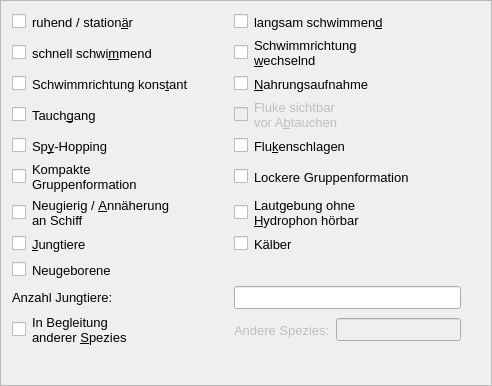
             <widget class="QFrame" name="frame_8">
              <property name="font">
               <font>
                <family>Verdana</family>
                <pointsize>10</pointsize>
               </font>
              </property>
              <property name="frameShape">
               <enum>QFrame::StyledPanel</enum>
              </property>
              <property name="frameShadow">
               <enum>QFrame::Raised</enum>
              </property>
              <layout class="QVBoxLayout" name="verticalLayout_14">
               <property name="rightMargin">
                <number>30</number>
               </property>
               <property name="bottomMargin">
                <number>0</number>
               </property>
               <item>
                <layout class="QGridLayout" name="gridLayout_9">
                 <item row="1" column="0">
                  <layout class="QHBoxLayout" name="horizontalLayout_24">
                   <item>
                    <widget class="QCheckBox" name="checkBoxFastSwim">
                     <property name="text">
                      <string/>
                     </property>
                    </widget>
                   </item>
                   <item>
                    <widget class="QLabel" name="labelFastSwim">
                     <property name="font">
                      <font>
                       <family>Arial</family>
                      </font>
                     </property>
                     <property name="text">
                      <string>schnell schwi&amp;mmend</string>
                     </property>
                     <property name="wordWrap">
                      <bool>true</bool>
                     </property>
                     <property name="buddy">
                      <cstring>checkBoxFastSwim</cstring>
                     </property>
                    </widget>
                   </item>
                   <item>
                    <spacer name="horizontalSpacer_50">
                     <property name="orientation">
                      <enum>Qt::Horizontal</enum>
                     </property>
                     <property name="sizeHint" stdset="0">
                      <size>
                       <width>40</width>
                       <height>20</height>
                      </size>
                     </property>
                    </spacer>
                   </item>
                  </layout>
                 </item>
                 <item row="1" column="1">
                  <layout class="QHBoxLayout" name="horizontalLayout_22">
                   <item>
                    <widget class="QCheckBox" name="checkBoxNotConstantSwim">
                     <property name="enabled">
                      <bool>true</bool>
                     </property>
                     <property name="text">
                      <string/>
                     </property>
                    </widget>
                   </item>
                   <item>
                    <widget class="QLabel" name="labelNotConstantSwim">
                     <property name="enabled">
                      <bool>true</bool>
                     </property>
                     <property name="font">
                      <font>
                       <family>Arial</family>
                      </font>
                     </property>
                     <property name="text">
                      <string>Schwimmrichtung &amp;wechselnd</string>
                     </property>
                     <property name="wordWrap">
                      <bool>true</bool>
                     </property>
                     <property name="buddy">
                      <cstring>checkBoxNotConstantSwim</cstring>
                     </property>
                    </widget>
                   </item>
                   <item>
                    <spacer name="horizontalSpacer">
                     <property name="orientation">
                      <enum>Qt::Horizontal</enum>
                     </property>
                     <property name="sizeHint" stdset="0">
                      <size>
                       <width>40</width>
                       <height>20</height>
                      </size>
                     </property>
                    </spacer>
                   </item>
                  </layout>
                 </item>
                 <item row="0" column="0">
                  <layout class="QHBoxLayout" name="horizontalLayout_37">
                   <item>
                    <widget class="QCheckBox" name="checkBoxLazy">
                     <property name="text">
                      <string/>
                     </property>
                    </widget>
                   </item>
                   <item>
                    <widget class="QLabel" name="labelLazy">
                     <property name="font">
                      <font>
                       <family>Arial</family>
                      </font>
                     </property>
                     <property name="text">
                      <string>ruhend / station&amp;är</string>
                     </property>
                     <property name="wordWrap">
                      <bool>true</bool>
                     </property>
                     <property name="buddy">
                      <cstring>checkBoxLazy</cstring>
                     </property>
                    </widget>
                   </item>
                   <item>
                    <spacer name="horizontalSpacer_51">
                     <property name="orientation">
                      <enum>Qt::Horizontal</enum>
                     </property>
                     <property name="sizeHint" stdset="0">
                      <size>
                       <width>40</width>
                       <height>20</height>
                      </size>
                     </property>
                    </spacer>
                   </item>
                  </layout>
                 </item>
                 <item row="6" column="0">
                  <layout class="QHBoxLayout" name="horizontalLayout_38">
                   <item>
                    <widget class="QCheckBox" name="checkBoxCurious">
                     <property name="text">
                      <string/>
                     </property>
                    </widget>
                   </item>
                   <item>
                    <widget class="QLabel" name="labelCurious">
                     <property name="font">
                      <font>
                       <family>Arial</family>
                      </font>
                     </property>
                     <property name="text">
                      <string>Neugierig / &amp;Annäherung an Schiff</string>
                     </property>
                     <property name="wordWrap">
                      <bool>true</bool>
                     </property>
                     <property name="buddy">
                      <cstring>checkBoxCurious</cstring>
                     </property>
                    </widget>
                   </item>
                   <item>
                    <spacer name="horizontalSpacer_30">
                     <property name="orientation">
                      <enum>Qt::Horizontal</enum>
                     </property>
                     <property name="sizeHint" stdset="0">
                      <size>
                       <width>40</width>
                       <height>20</height>
                      </size>
                     </property>
                    </spacer>
                   </item>
                  </layout>
                 </item>
                 <item row="6" column="1">
                  <layout class="QHBoxLayout" name="horizontalLayout_50">
                   <item>
                    <widget class="QCheckBox" name="checkBoxLoud">
                     <property name="text">
                      <string/>
                     </property>
                    </widget>
                   </item>
                   <item>
                    <widget class="QLabel" name="labelLoud">
                     <property name="font">
                      <font>
                       <family>Arial</family>
                       <pointsize>10</pointsize>
                      </font>
                     </property>
                     <property name="text">
                      <string>Lautgebung ohne &amp;Hydrophon hörbar</string>
                     </property>
                     <property name="wordWrap">
                      <bool>true</bool>
                     </property>
                     <property name="buddy">
                      <cstring>checkBoxLoud</cstring>
                     </property>
                    </widget>
                   </item>
                   <item>
                    <spacer name="horizontalSpacer_42">
                     <property name="orientation">
                      <enum>Qt::Horizontal</enum>
                     </property>
                     <property name="sizeHint" stdset="0">
                      <size>
                       <width>40</width>
                       <height>20</height>
                      </size>
                     </property>
                    </spacer>
                   </item>
                  </layout>
                 </item>
                 <item row="4" column="0">
                  <layout class="QHBoxLayout" name="horizontalLayout_49">
                   <item>
                    <widget class="QCheckBox" name="checkBoxSpyHop">
                     <property name="text">
                      <string/>
                     </property>
                    </widget>
                   </item>
                   <item>
                    <widget class="QLabel" name="labelSpyHop">
                     <property name="font">
                      <font>
                       <family>Arial</family>
                      </font>
                     </property>
                     <property name="text">
                      <string>Sp&amp;y-Hopping</string>
                     </property>
                     <property name="buddy">
                      <cstring>checkBoxSpyHop</cstring>
                     </property>
                    </widget>
                   </item>
                   <item>
                    <spacer name="horizontalSpacer_41">
                     <property name="orientation">
                      <enum>Qt::Horizontal</enum>
                     </property>
                     <property name="sizeHint" stdset="0">
                      <size>
                       <width>40</width>
                       <height>20</height>
                      </size>
                     </property>
                    </spacer>
                   </item>
                  </layout>
                 </item>
                 <item row="0" column="1">
                  <layout class="QHBoxLayout" name="horizontalLayout_17">
                   <item>
                    <widget class="QCheckBox" name="checkBoxSlowSwim">
                     <property name="text">
                      <string/>
                     </property>
                    </widget>
                   </item>
                   <item>
                    <widget class="QLabel" name="labelSlowSwim">
                     <property name="font">
                      <font>
                       <family>Arial</family>
                      </font>
                     </property>
                     <property name="text">
                      <string>langsam schwimmen&amp;d</string>
                     </property>
                     <property name="wordWrap">
                      <bool>true</bool>
                     </property>
                     <property name="buddy">
                      <cstring>checkBoxSlowSwim</cstring>
                     </property>
                    </widget>
                   </item>
                   <item>
                    <spacer name="horizontalSpacer_11">
                     <property name="orientation">
                      <enum>Qt::Horizontal</enum>
                     </property>
                     <property name="sizeHint" stdset="0">
                      <size>
                       <width>40</width>
                       <height>20</height>
                      </size>
                     </property>
                    </spacer>
                   </item>
                  </layout>
                 </item>
                 <item row="3" column="1">
                  <layout class="QHBoxLayout" name="horizontalLayout_45">
                   <item>
                    <widget class="QCheckBox" name="checkBoxFlukeSight">
                     <property name="enabled">
                      <bool>false</bool>
                     </property>
                     <property name="text">
                      <string/>
                     </property>
                    </widget>
                   </item>
                   <item>
                    <widget class="QLabel" name="labelFlukeSight">
                     <property name="enabled">
                      <bool>false</bool>
                     </property>
                     <property name="font">
                      <font>
                       <family>Arial</family>
                      </font>
                     </property>
                     <property name="text">
                      <string>Fluke sichtbar vor A&amp;btauchen</string>
                     </property>
                     <property name="wordWrap">
                      <bool>true</bool>
                     </property>
                     <property name="buddy">
                      <cstring>checkBoxFlukeSight</cstring>
                     </property>
                    </widget>
                   </item>
                   <item>
                    <spacer name="horizontalSpacer_38">
                     <property name="orientation">
                      <enum>Qt::Horizontal</enum>
                     </property>
                     <property name="sizeHint" stdset="0">
                      <size>
                       <width>40</width>
                       <height>20</height>
                      </size>
                     </property>
                    </spacer>
                   </item>
                  </layout>
                 </item>
                 <item row="2" column="1">
                  <layout class="QHBoxLayout" name="horizontalLayout_20">
                   <item>
                    <widget class="QCheckBox" name="checkBoxEating">
                     <property name="text">
                      <string/>
                     </property>
                    </widget>
                   </item>
                   <item>
                    <widget class="QLabel" name="labelEating">
                     <property name="font">
                      <font>
                       <family>Arial</family>
                      </font>
                     </property>
                     <property name="text">
                      <string>&amp;Nahrungsaufnahme</string>
                     </property>
                     <property name="buddy">
                      <cstring>checkBoxEating</cstring>
                     </property>
                    </widget>
                   </item>
                   <item>
                    <spacer name="horizontalSpacer_9">
                     <property name="orientation">
                      <enum>Qt::Horizontal</enum>
                     </property>
                     <property name="sizeHint" stdset="0">
                      <size>
                       <width>40</width>
                       <height>20</height>
                      </size>
                     </property>
                    </spacer>
                   </item>
                  </layout>
                 </item>
                 <item row="3" column="0">
                  <layout class="QHBoxLayout" name="horizontalLayout_46">
                   <item>
                    <widget class="QCheckBox" name="checkBoxDive">
                     <property name="text">
                      <string/>
                     </property>
                    </widget>
                   </item>
                   <item>
                    <widget class="QLabel" name="labelDive">
                     <property name="font">
                      <font>
                       <family>Arial</family>
                      </font>
                     </property>
                     <property name="text">
                      <string>Tauch&amp;gang</string>
                     </property>
                     <property name="buddy">
                      <cstring>checkBoxDive</cstring>
                     </property>
                    </widget>
                   </item>
                   <item>
                    <spacer name="horizontalSpacer_39">
                     <property name="orientation">
                      <enum>Qt::Horizontal</enum>
                     </property>
                     <property name="sizeHint" stdset="0">
                      <size>
                       <width>40</width>
                       <height>20</height>
                      </size>
                     </property>
                    </spacer>
                   </item>
                  </layout>
                 </item>
                 <item row="4" column="1">
                  <layout class="QHBoxLayout" name="horizontalLayout_25">
                   <item>
                    <widget class="QCheckBox" name="checkBoxFlukeHit">
                     <property name="text">
                      <string/>
                     </property>
                    </widget>
                   </item>
                   <item>
                    <widget class="QLabel" name="labelFlukeHit">
                     <property name="font">
                      <font>
                       <family>Arial</family>
                      </font>
                     </property>
                     <property name="text">
                      <string>Flu&amp;kenschlagen</string>
                     </property>
                     <property name="buddy">
                      <cstring>checkBoxFlukeHit</cstring>
                     </property>
                    </widget>
                   </item>
                   <item>
                    <spacer name="horizontalSpacer_10">
                     <property name="orientation">
                      <enum>Qt::Horizontal</enum>
                     </property>
                     <property name="sizeHint" stdset="0">
                      <size>
                       <width>40</width>
                       <height>20</height>
                      </size>
                     </property>
                    </spacer>
                   </item>
                  </layout>
                 </item>
                 <item row="2" column="0">
                  <layout class="QHBoxLayout" name="horizontalLayout_21">
                   <item>
                    <widget class="QCheckBox" name="checkBoxConstantSwim">
                     <property name="enabled">
                      <bool>true</bool>
                     </property>
                     <property name="text">
                      <string/>
                     </property>
                    </widget>
                   </item>
                   <item>
                    <widget class="QLabel" name="labelConstantSwim">
                     <property name="enabled">
                      <bool>true</bool>
                     </property>
                     <property name="font">
                      <font>
                       <family>Arial</family>
                      </font>
                     </property>
                     <property name="text">
                      <string>Schwimmrichtung kons&amp;tant</string>
                     </property>
                     <property name="wordWrap">
                      <bool>true</bool>
                     </property>
                     <property name="buddy">
                      <cstring>checkBoxConstantSwim</cstring>
                     </property>
                    </widget>
                   </item>
                   <item>
                    <spacer name="horizontalSpacer_7">
                     <property name="orientation">
                      <enum>Qt::Horizontal</enum>
                     </property>
                     <property name="sizeHint" stdset="0">
                      <size>
                       <width>40</width>
                       <height>20</height>
                      </size>
                     </property>
                    </spacer>
                   </item>
                  </layout>
                 </item>
                 <item row="9" column="1">
                  <widget class="QLineEdit" name="lineEditNumNewBorns">
                   <property name="enabled">
                    <bool>true</bool>
                   </property>
                   <property name="font">
                    <font>
                     <family>Arial</family>
                    </font>
                   </property>
                  </widget>
                 </item>
                 <item row="9" column="0">
                  <widget class="QLabel" name="labelNumNewBorns">
                   <property name="enabled">
                    <bool>true</bool>
                   </property>
                   <property name="font">
                    <font>
                     <family>Arial</family>
                    </font>
                   </property>
                   <property name="text">
                    <string>Anzahl Jungtiere:</string>
                   </property>
                   <property name="buddy">
                    <cstring>lineEditNumNewBorns</cstring>
                   </property>
                  </widget>
                 </item>
                 <item row="7" column="0">
                  <layout class="QHBoxLayout" name="horizontalLayout_34">
                   <item>
                    <widget class="QCheckBox" name="checkBoxYoungOnes">
                     <property name="text">
                      <string/>
                     </property>
                    </widget>
                   </item>
                   <item>
                    <widget class="QLabel" name="labelYoungOnes">
                     <property name="font">
                      <font>
                       <family>Arial</family>
                      </font>
                     </property>
                     <property name="text">
                      <string>&amp;Jungtiere</string>
                     </property>
                     <property name="buddy">
                      <cstring>checkBoxYoungOnes</cstring>
                     </property>
                    </widget>
                   </item>
                   <item>
                    <spacer name="horizontalSpacer_27">
                     <property name="orientation">
                      <enum>Qt::Horizontal</enum>
                     </property>
                     <property name="sizeHint" stdset="0">
                      <size>
                       <width>40</width>
                       <height>20</height>
                      </size>
                     </property>
                    </spacer>
                   </item>
                  </layout>
                 </item>
                 <item row="8" column="0">
                  <layout class="QHBoxLayout" name="horizontalLayout_36">
                   <item>
                    <widget class="QCheckBox" name="checkBoxNewborn">
                     <property name="enabled">
                      <bool>true</bool>
                     </property>
                     <property name="text">
                      <string/>
                     </property>
                    </widget>
                   </item>
                   <item>
                    <widget class="QLabel" name="labelNewBorn">
                     <property name="enabled">
                      <bool>true</bool>
                     </property>
                     <property name="font">
                      <font>
                       <family>Arial</family>
                      </font>
                     </property>
                     <property name="text">
                      <string>Neugeborene</string>
                     </property>
                     <property name="buddy">
                      <cstring>checkBoxNewborn</cstring>
                     </property>
                    </widget>
                   </item>
                   <item>
                    <spacer name="horizontalSpacer_29">
                     <property name="orientation">
                      <enum>Qt::Horizontal</enum>
                     </property>
                     <property name="sizeHint" stdset="0">
                      <size>
                       <width>40</width>
                       <height>20</height>
                      </size>
                     </property>
                    </spacer>
                   </item>
                  </layout>
                 </item>
                 <item row="7" column="1">
                  <layout class="QHBoxLayout" name="horizontalLayout_35">
                   <item>
                    <widget class="QCheckBox" name="checkBoxChildren">
                     <property name="enabled">
                      <bool>true</bool>
                     </property>
                     <property name="text">
                      <string/>
                     </property>
                    </widget>
                   </item>
                   <item>
                    <widget class="QLabel" name="labelChildren">
                     <property name="enabled">
                      <bool>true</bool>
                     </property>
                     <property name="font">
                      <font>
                       <family>Arial</family>
                      </font>
                     </property>
                     <property name="text">
                      <string>Kälber</string>
                     </property>
                     <property name="buddy">
                      <cstring>checkBoxChildren</cstring>
                     </property>
                    </widget>
                   </item>
                   <item>
                    <spacer name="horizontalSpacer_28">
                     <property name="orientation">
                      <enum>Qt::Horizontal</enum>
                     </property>
                     <property name="sizeHint" stdset="0">
                      <size>
                       <width>40</width>
                       <height>20</height>
                      </size>
                     </property>
                    </spacer>
                   </item>
                  </layout>
                 </item>
                 <item row="10" column="0">
                  <layout class="QHBoxLayout" name="horizontalLayout_52">
                   <item>
                    <widget class="QCheckBox" name="checkBoxOtherSpecies">
                     <property name="text">
                      <string/>
                     </property>
                    </widget>
                   </item>
                   <item>
                    <widget class="QLabel" name="labelOtherSpeciesBox">
                     <property name="font">
                      <font>
                       <family>Arial</family>
                      </font>
                     </property>
                     <property name="text">
                      <string>In Begleitung anderer &amp;Spezies</string>
                     </property>
                     <property name="wordWrap">
                      <bool>true</bool>
                     </property>
                     <property name="buddy">
                      <cstring>checkBoxOtherSpecies</cstring>
                     </property>
                    </widget>
                   </item>
                   <item>
                    <spacer name="horizontalSpacer_43">
                     <property name="orientation">
                      <enum>Qt::Horizontal</enum>
                     </property>
                     <property name="sizeHint" stdset="0">
                      <size>
                       <width>40</width>
                       <height>20</height>
                      </size>
                     </property>
                    </spacer>
                   </item>
                  </layout>
                 </item>
                 <item row="10" column="1">
                  <layout class="QHBoxLayout" name="horizontalLayout_51">
                   <item>
                    <widget class="QLabel" name="labelOtherSpecies">
                     <property name="enabled">
                      <bool>false</bool>
                     </property>
                     <property name="font">
                      <font>
                       <family>Arial</family>
                      </font>
                     </property>
                     <property name="text">
                      <string>Andere Spezies:</string>
                     </property>
                     <property name="wordWrap">
                      <bool>true</bool>
                     </property>
                     <property name="buddy">
                      <cstring>lineEditOtherSpecies</cstring>
                     </property>
                    </widget>
                   </item>
                   <item>
                    <widget class="QLineEdit" name="lineEditOtherSpecies">
                     <property name="enabled">
                      <bool>false</bool>
                     </property>
                     <property name="font">
                      <font>
                       <family>Arial</family>
                      </font>
                     </property>
                    </widget>
                   </item>
                  </layout>
                 </item>
                 <item row="5" column="0">
                  <layout class="QHBoxLayout" name="horizontalLayout_32">
                   <item>
                    <widget class="QCheckBox" name="checkBoxCompact">
                     <property name="enabled">
                      <bool>true</bool>
                     </property>
                     <property name="text">
                      <string/>
                     </property>
                    </widget>
                   </item>
                   <item>
                    <widget class="QLabel" name="labelCompact">
                     <property name="enabled">
                      <bool>true</bool>
                     </property>
                     <property name="font">
                      <font>
                       <family>Arial</family>
                      </font>
                     </property>
                     <property name="text">
                      <string>Kompakte Gruppenformation</string>
                     </property>
                     <property name="wordWrap">
                      <bool>true</bool>
                     </property>
                     <property name="buddy">
                      <cstring>checkBoxCompact</cstring>
                     </property>
                    </widget>
                   </item>
                   <item>
                    <spacer name="horizontalSpacer_25">
                     <property name="orientation">
                      <enum>Qt::Horizontal</enum>
                     </property>
                     <property name="sizeHint" stdset="0">
                      <size>
                       <width>40</width>
                       <height>20</height>
                      </size>
                     </property>
                    </spacer>
                   </item>
                  </layout>
                 </item>
                 <item row="5" column="1">
                  <layout class="QHBoxLayout" name="horizontalLayout_33">
                   <item>
                    <widget class="QCheckBox" name="checkBoxNotCompact">
                     <property name="enabled">
                      <bool>true</bool>
                     </property>
                     <property name="text">
                      <string/>
                     </property>
                    </widget>
                   </item>
                   <item>
                    <widget class="QLabel" name="labelNotCompact">
                     <property name="enabled">
                      <bool>true</bool>
                     </property>
                     <property name="font">
                      <font>
                       <family>Arial</family>
                      </font>
                     </property>
                     <property name="text">
                      <string>Lockere Gruppenformation</string>
                     </property>
                     <property name="wordWrap">
                      <bool>true</bool>
                     </property>
                     <property name="buddy">
                      <cstring>checkBoxNotCompact</cstring>
                     </property>
                    </widget>
                   </item>
                   <item>
                    <spacer name="horizontalSpacer_26">
                     <property name="orientation">
                      <enum>Qt::Horizontal</enum>
                     </property>
                     <property name="sizeHint" stdset="0">
                      <size>
                       <width>40</width>
                       <height>20</height>
                      </size>
                     </property>
                    </spacer>
                   </item>
                  </layout>
                 </item>
                </layout>
               </item>
               <item>
                <spacer name="verticalSpacer_2">
                 <property name="orientation">
                  <enum>Qt::Vertical</enum>
                 </property>
                 <property name="sizeHint" stdset="0">
                  <size>
                   <width>20</width>
                   <height>40</height>
                  </size>
                 </property>
                </spacer>
               </item>
              </layout>
             </widget>
